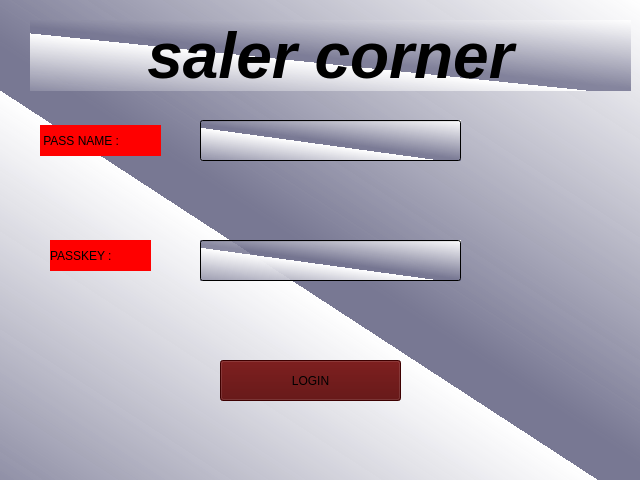
<?xml version="1.0" encoding="UTF-8"?>
<ui version="4.0">
 <class>Form</class>
 <widget class="QWidget" name="Form">
  <property name="geometry">
   <rect>
    <x>0</x>
    <y>0</y>
    <width>640</width>
    <height>480</height>
   </rect>
  </property>
  <property name="windowTitle">
   <string>Form</string>
  </property>
  <property name="styleSheet">
   <string notr="true">background-color: qlineargradient(spread:repeat, x1:0.476, y1:0.602045, x2:1, y2:0, stop:0.0837004 rgba(116, 116, 144, 217), stop:1 rgba(255, 255, 255, 255));</string>
  </property>
  <widget class="QLineEdit" name="lineEdit">
   <property name="geometry">
    <rect>
     <x>200</x>
     <y>120</y>
     <width>261</width>
     <height>41</height>
    </rect>
   </property>
  </widget>
  <widget class="QLineEdit" name="lineEdit_2">
   <property name="geometry">
    <rect>
     <x>200</x>
     <y>240</y>
     <width>261</width>
     <height>41</height>
    </rect>
   </property>
  </widget>
  <widget class="QLabel" name="label">
   <property name="geometry">
    <rect>
     <x>40</x>
     <y>125</y>
     <width>121</width>
     <height>31</height>
    </rect>
   </property>
   <property name="styleSheet">
    <string notr="true">background-color: rgb(255, 0, 0);</string>
   </property>
   <property name="text">
    <string> PASS NAME :</string>
   </property>
  </widget>
  <widget class="QLabel" name="label_2">
   <property name="geometry">
    <rect>
     <x>50</x>
     <y>240</y>
     <width>101</width>
     <height>31</height>
    </rect>
   </property>
   <property name="styleSheet">
    <string notr="true">background-color: rgb(255, 0, 0);</string>
   </property>
   <property name="text">
    <string>PASSKEY :</string>
   </property>
  </widget>
  <widget class="QPushButton" name="pushButton">
   <property name="geometry">
    <rect>
     <x>220</x>
     <y>360</y>
     <width>181</width>
     <height>41</height>
    </rect>
   </property>
   <property name="styleSheet">
    <string notr="true">background-color: rgb(85, 0, 0);</string>
   </property>
   <property name="text">
    <string>LOGIN</string>
   </property>
  </widget>
  <widget class="QLabel" name="label_3">
   <property name="geometry">
    <rect>
     <x>30</x>
     <y>20</y>
     <width>601</width>
     <height>71</height>
    </rect>
   </property>
   <property name="text">
    <string>&lt;!DOCTYPE HTML PUBLIC &quot;-//W3C//DTD HTML 4.0//EN&quot; &quot;http://www.w3.org/TR/REC-html40/strict.dtd&quot;&gt;
&lt;html&gt;&lt;head&gt;&lt;meta name=&quot;qrichtext&quot; content=&quot;1&quot; /&gt;&lt;style type=&quot;text/css&quot;&gt;
p, li { white-space: pre-wrap; }
&lt;/style&gt;&lt;/head&gt;&lt;body style=&quot; font-family:'Symbola'; font-size:11pt; font-weight:400; font-style:italic;&quot;&gt;
&lt;p align=&quot;center&quot; style=&quot; margin-top:0px; margin-bottom:0px; margin-left:0px; margin-right:0px; -qt-block-indent:0; text-indent:0px;&quot;&gt;&lt;span style=&quot; font-size:48pt; font-weight:600;&quot;&gt;saler corner&lt;/span&gt;&lt;/p&gt;&lt;/body&gt;&lt;/html&gt;</string>
   </property>
  </widget>
 </widget>
 <resources/>
 <connections/>
</ui>
